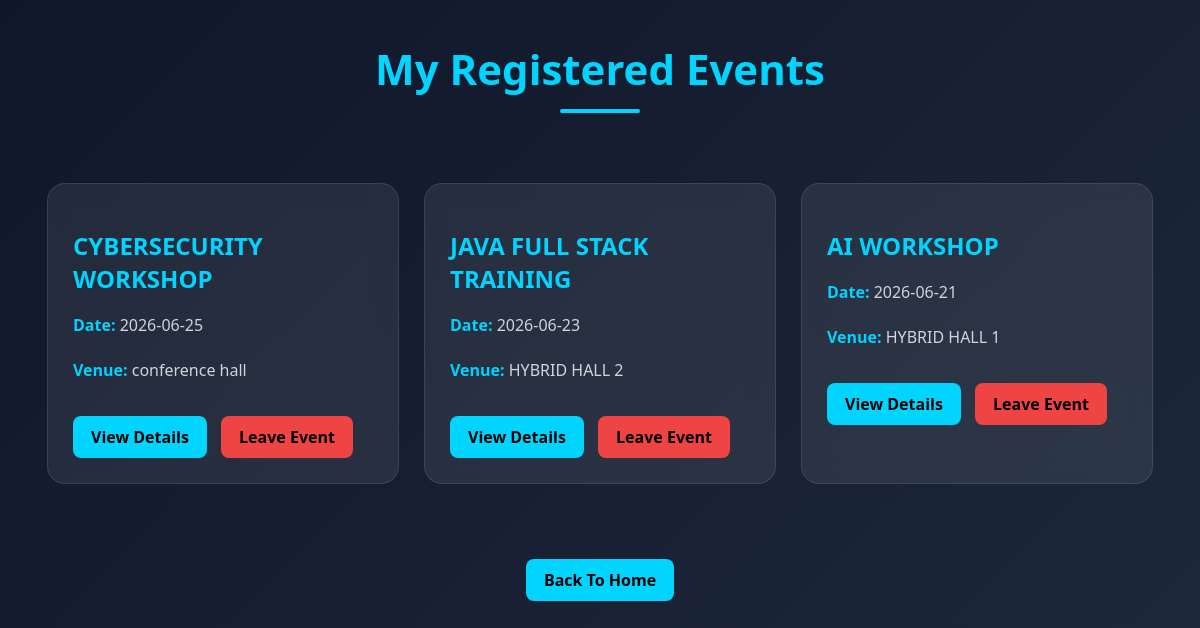
/my_events (signed in), run on the app's committed database.
### tables this page shows
CREATE TABLE events (
            id INTEGER PRIMARY KEY AUTOINCREMENT,
            event_name TEXT,
            event_date TEXT,
            event_time TEXT,
            venue TEXT,
            guest_speaker TEXT,
            event_goal TEXT,
            description TEXT
        , capacity INTEGER DEFAULT 50);

### app.py (the view)
@app.route("/my_events")
def my_events():
    if "user_id" not in session:
        return redirect("/login")
    conn = sqlite3.connect("events.db")
    cursor = conn.cursor()
    cursor.execute(
        """
        SELECT events.*
        FROM events
        JOIN registrations
        ON events.id = registrations.event_id
        WHERE registrations.student_id = ?
    """,
        (session["user_id"],),
    )
    events = cursor.fetchall()
    conn.close()
    return render_template("my_events.html", events=events)

### templates/my_events.html (shortened to what this page needs)
<!DOCTYPE html>
<html lang="en">
<head>
    <link rel="stylesheet" href="{{ url_for('static',
    filename='css/my_events.css') }}">
</head>
<body>
    <div class="header">
        <h1>My Registered Events</h1>
    </div>
    <div class="container">
        {% if events %}
        {% for event in events %}
        <div class="event-card">
            <h2>{{ event[1] }}</h2>
            <p>
                <span class="label">Date:</span>
                {{ event[2] }}
            </p>
            <p>
                <span class="label">Venue:</span>
                {{ event[4] }}
            </p>
            <a href="/event/{{ event[0] }}" class="btn">
                View Details
            </a>
            <a href="/leave_event/{{ event[0] }}" class="btn leave-btn"
                onclick="return confirm('Are you sure you want to leave this event?')">
                 Leave Event
            </a>
        </div>
        {% endfor %}
        {% endif %}
    </div>
    <div class="footer-btn">
        <a href="/" class="btn">
            Back To Home
        </a>
    </div>
</body>
</html>

### static/css/my_events.css (style rules this page uses)
body { margin: 0; font-family: 'Segoe UI', sans-serif; background: linear-gradient(135deg, #0f172a, #1e293b); color: white; min-height: 100vh; }
.header { text-align: center; padding: 40px 20px; }
.header h1 { color: #00d4ff; font-size: 42px; margin: 0; }
.header h1::after { content: ""; display: block; width: 80px; height: 4px; background: #00d4ff; margin: 12px auto 0; border-radius: 5px; }
.container { display: flex; justify-content: center; gap: 25px; flex-wrap: wrap; padding: 30px; }
.event-card { width: 300px; padding: 25px; border-radius: 18px; background: rgba(255, 255, 255, 0.08); -webkit-backdrop-filter: blur(12px); backdrop-filter: blur(12px); border: 1px solid rgba(255, 255, 255, 0.1); transition: 0.3s; }
.event-card h2 { color: #00d4ff; margin-bottom: 15px; }
.event-card p { color: #d1d5db; line-height: 1.8; }
.label { color: #00d4ff; font-weight: bold; }
.btn { display: inline-block; margin-top: 15px; padding: 10px 18px; background: #00d4ff; color: black; text-decoration: none; font-weight: bold; border-radius: 8px; transition: 0.3s; }
.footer-btn { text-align: center; margin: 30px 0 50px; }
.leave-btn { background: #ef4444; margin-left: 10px; }

### data on the page
events: event_name "CYBERSECURITY WORKSHOP", event_date "2026-06-25", venue "conference hall"
events: event_name "JAVA FULL STACK TRAINING", event_date "2026-06-23", venue "HYBRID HALL 2"
events: event_name "AI WORKSHOP", event_date "2026-06-21", venue "HYBRID HALL 1"
